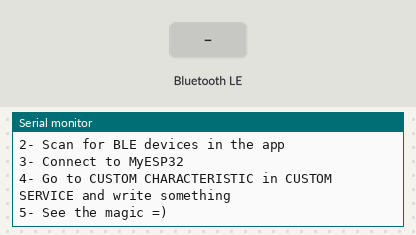
The sketch below on a simulated ESP32. Shown: the last lines printed to the serial monitor. The inputs (shaded band) are chosen by the test bench. Nothing arrives over Bluetooth unless stated; a phone connects over Bluetooth LE 3 s after start.

Above: at 1.2 s.
1.3 s: Bluetooth LE write "1" received
At 2.5 s:
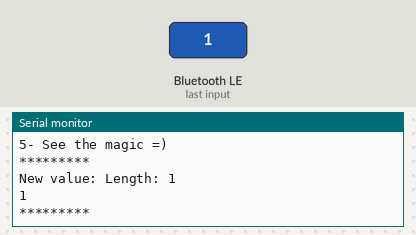
2.8 s: Bluetooth LE write "0" received
At 3.8 s:
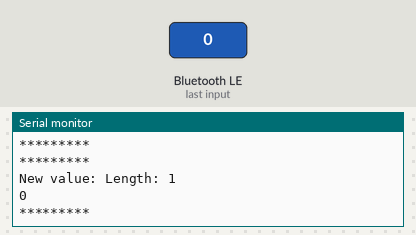
4.3 s: Bluetooth LE write "2" received
At 4.9 s:
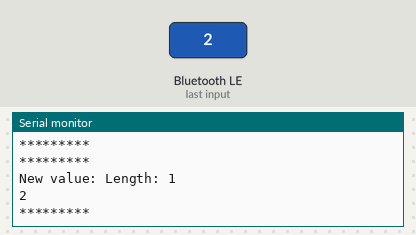

Measured:
- after the input at 1.3 s, the serial monitor: prints a new line at once (image 1)
- after the input at 2.8 s, the serial monitor: prints a new line at once (image 2)
- after the input at 4.3 s, the serial monitor: prints a new line at once (image 3)

The sketch:

BLE_write.ino
```cpp
/*
    Based on Neil Kolban example for IDF: https://github.com/nkolban/esp32-snippets/blob/master/cpp_utils/tests/BLE%20Tests/SampleWrite.cpp
    Ported to Arduino ESP32 by Evandro Copercini
*/
#include <M5Core2.h>
#include <BLEDevice.h>
#include <BLEUtils.h>
#include <BLEServer.h>
#include <BLE2902.h>

// See the following for generating UUIDs:
// https://www.uuidgenerator.net/

#define SERVICE_UUID        "4fafc201-1fb5-459e-8fcc-c5c9c331914b"
#define CHARACTERISTIC_UUID "beb5483e-36e1-4688-b7f5-ea07361b26a8"

#define CHARACTERISTIC_UUID_RX      "7a4a668e-0f71-11ec-82a8-0242ac130003"
#define CHARACTERISTIC_UUID_NOTIFY  "7a4a668e-0f71-11ec-82a8-0242ac130003"


class MyCallbacks: public BLECharacteristicCallbacks {
    void onWrite(BLECharacteristic *pCharacteristic) {
      std::string value = pCharacteristic->getValue();

      //String value = pCharacteristic->getValue();

      if (value.length() > 0) {
        Serial.println("*********");
        Serial.print("New value: ");
        String msgOne = "Length: "+ String(value.length());
        Serial.print(msgOne);
        /*
        for (int i = 0; i < value.length(); i++){

        }
        */
        Serial.println();
        String s = value.c_str();
        Serial.println(s);
        /*
        for (int i = 0; i < 2; i++){
          char a = s.charAt(i);
          int num = (int)a;
          String msg = (String(i)+":"+s+":"+String(num));
          Serial.println(msg);
        }
        */


        Serial.println();
        Serial.println("*********");
      }
    }
};

void setup() {
  Serial.begin(115200);

  Serial.println("1- Download and install an BLE scanner app in your phone");
  Serial.println("2- Scan for BLE devices in the app");
  Serial.println("3- Connect to MyESP32");
  Serial.println("4- Go to CUSTOM CHARACTERISTIC in CUSTOM SERVICE and write something");
  Serial.println("5- See the magic =)");

  BLEDevice::init("M5Stack");
  //BLEDevice::setMTU(1080);
  BLEServer *pServer = BLEDevice::createServer();
  //pServer->setCallbacks(new MyServerCallbacks());

  // Create the BLE Service
  BLEService *pService = pServer->createService(SERVICE_UUID);

  // Create a BLE Characteristic

  BLECharacteristic * pNotifyCharacteristic;
  pNotifyCharacteristic = pService->createCharacteristic(
                        CHARACTERISTIC_UUID_NOTIFY,
                        BLECharacteristic::PROPERTY_NOTIFY
                        );

  pNotifyCharacteristic->addDescriptor(new BLE2902());


  BLECharacteristic *pCharacteristic = pService->createCharacteristic(
                                         CHARACTERISTIC_UUID,
                                         /*BLECharacteristic::PROPERTY_READ |*/
                                         BLECharacteristic::PROPERTY_WRITE
                                       );


   pCharacteristic->addDescriptor(new BLE2902());

  pCharacteristic->setCallbacks(new MyCallbacks());

  pCharacteristic->setValue("Hello World");
  pService->start();

  BLEAdvertising *pAdvertising = pServer->getAdvertising();
  pAdvertising->start();
}

void loop() {
  // put your main code here, to run repeatedly:
  delay(2000);
}
```
